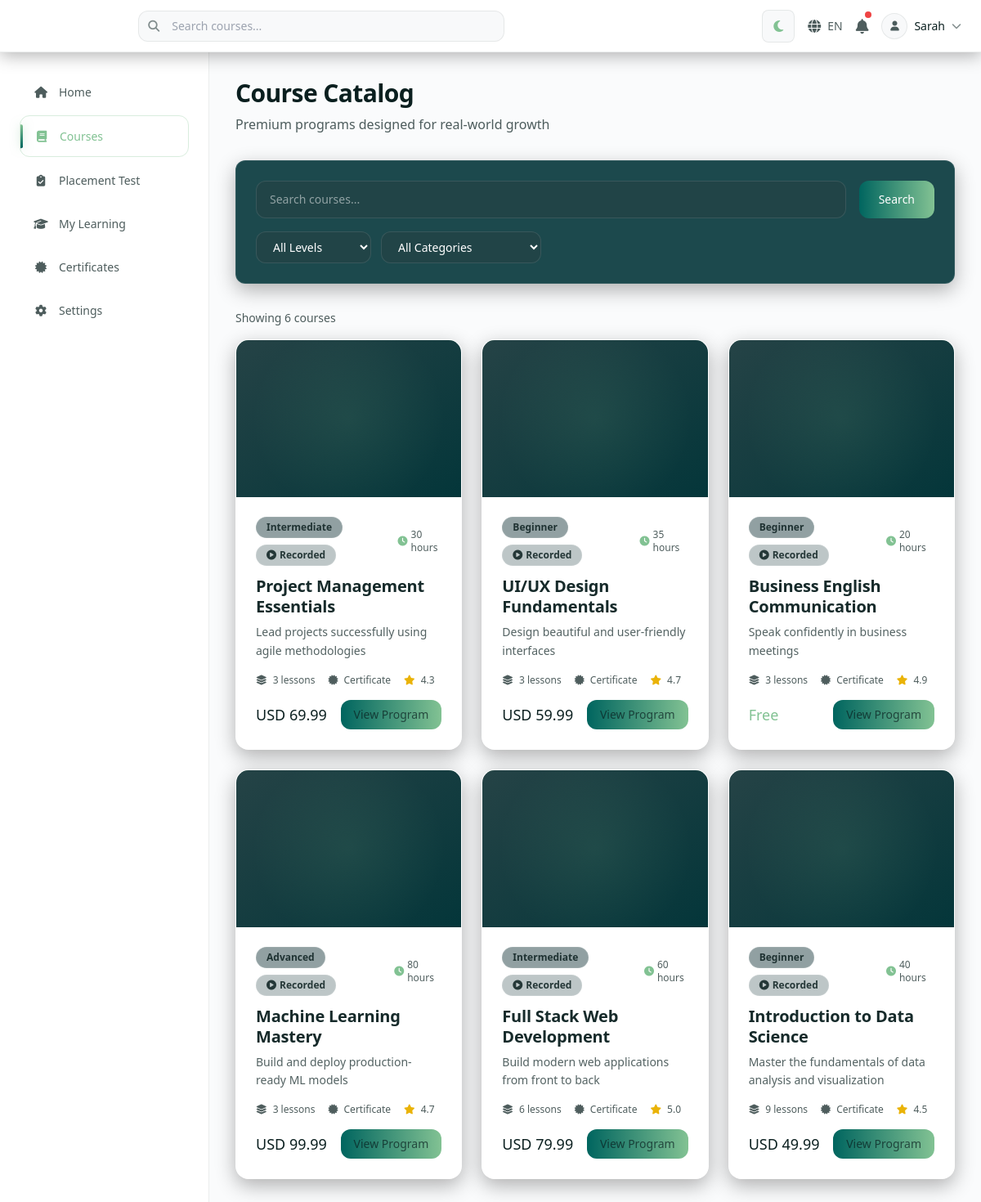
/student/courses/ (signed in), run on an earlier commit of the app's database.
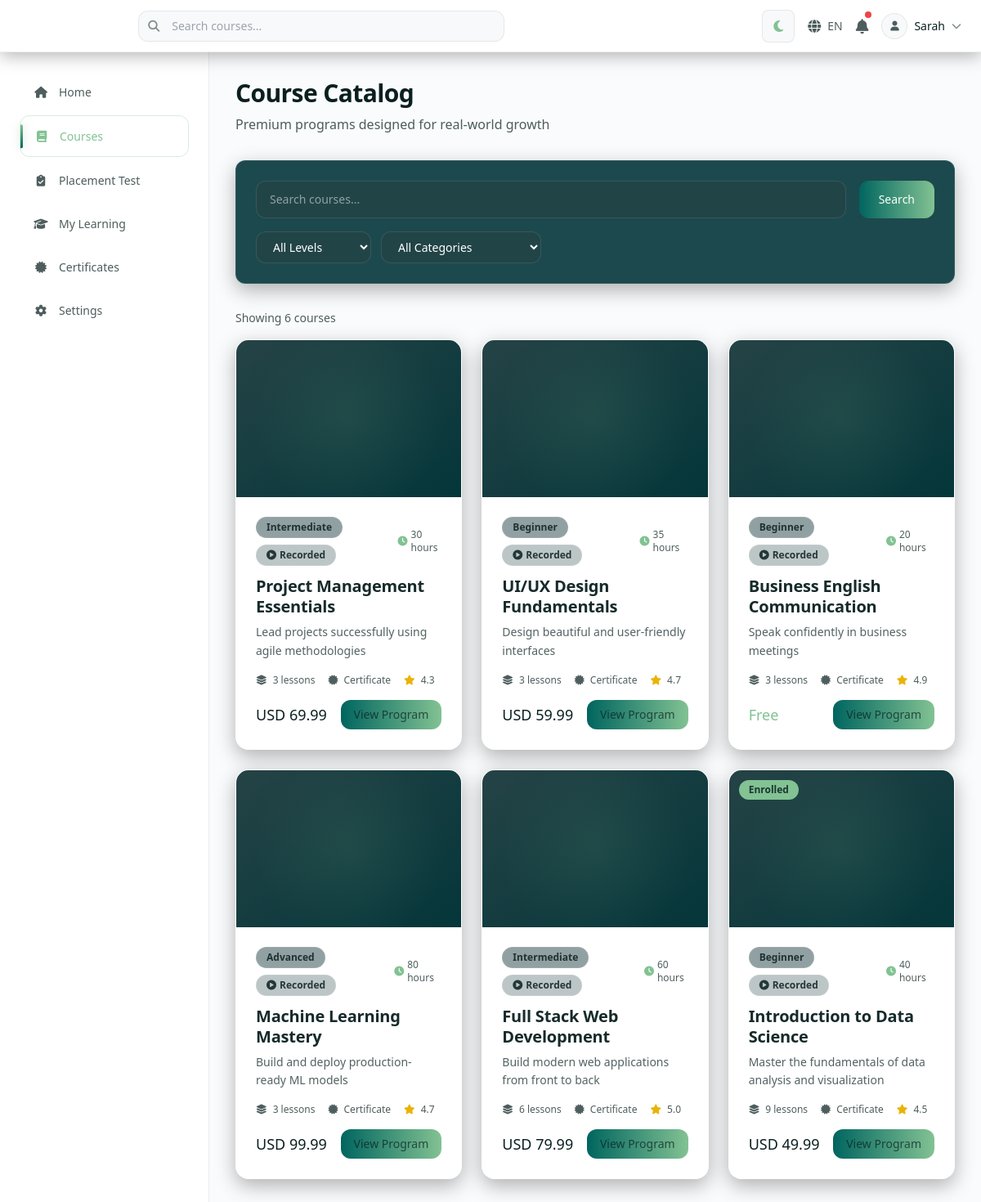
And on a later commit of the database.
### myApp/models.py (models this page shows, shortened)
class Course(models.Model):
    LEVEL_CHOICES = [
        ('beginner', 'Beginner'),
        ('intermediate', 'Intermediate'),
        ('advanced', 'Advanced'),
    ]
    STATUS_CHOICES = [
        ('draft', 'Draft'),
        ('published', 'Published'),
        ('archived', 'Archived'),
    ]
    COURSE_TYPE_CHOICES = [
        ('recorded', 'Recorded'),
        ('live', 'Live'),
        ('hybrid', 'Hybrid'),
    ]
    title = models.CharField(max_length=200)
    slug = models.SlugField(unique=True)
    description = models.TextField()
    short_description = models.CharField(max_length=300)  # For cards
    outcome = models.CharField(max_length=300)  # What students will achieve
    thumbnail = models.ImageField(upload_to='courses/thumbnails/', blank=True, null=True)
    preview_video = models.URLField(blank=True)  # 30-sec preview URL
    category = models.ForeignKey(Category, on_delete=models.SET_NULL, null=True, related_name='courses')
    level = models.CharField(max_length=20, choices=LEVEL_CHOICES, default='beginner')
    course_type = models.CharField(max_length=20, choices=COURSE_TYPE_CHOICES, default='recorded', help_text='Type of course: Recorded (self-paced), Live (scheduled sessions), or Hybrid (combination)')
    instructor = models.ForeignKey(User, on_delete=models.SET_NULL, null=True, related_name='courses_taught')
    price = models.DecimalField(max_digits=10, decimal_places=2, default=0)
    currency = models.CharField(max_length=3, default='USD')
    is_free = models.BooleanField(default=False)
    estimated_hours = models.PositiveIntegerField(default=10)
    lessons_count = models.PositiveIntegerField(default=0)  # Computed field
    language = models.CharField(max_length=10, default='en')
    available_languages = models.JSONField(default=list)  # ['en', 'es', 'fr']
    has_certificate = models.BooleanField(default=True)
    has_ai_tutor = models.BooleanField(default=True)
    has_quizzes = models.BooleanField(default=True)
    status = models.CharField(max_length=20, choices=STATUS_CHOICES, default='draft')
    meta_title = models.CharField(max_length=70, blank=True)
    meta_description = models.CharField(max_length=160, blank=True)
    enrolled_count = models.PositiveIntegerField(default=0)
    completion_rate = models.FloatField(default=0)  # Percentage
    average_rating = models.FloatField(default=0, validators=[MinValueValidator(0), MaxValueValidator(5)])
    created_at = models.DateTimeField(auto_now_add=True)
    updated_at = models.DateTimeField(auto_now=True)
    published_at = models.DateTimeField(null=True, blank=True)
    class Meta:
        ordering = ['-created_at']

### myApp/views.py (the view)
# urls.py: path('student/courses/', views.student_courses, name='student_courses'),
@login_required
def student_courses(request):
    user = request.user
    level = request.GET.get('level')
    category_slug = request.GET.get('category')
    search = request.GET.get('search')
    courses = Course.objects.filter(status='published').select_related('category', 'instructor')
    if level:
        courses = courses.filter(level=level)
    if category_slug:
        courses = courses.filter(category__slug=category_slug)
    if search:
        courses = courses.filter(
            Q(title__icontains=search) |
            Q(description__icontains=search) |
            Q(outcome__icontains=search)
        )
    categories = Category.objects.annotate(
        course_count=Count('courses', filter=Q(courses__status='published'))
    ).filter(course_count__gt=0)
    enrolled_course_ids = list(Enrollment.objects.filter(user=user).values_list('course_id', flat=True))
    paginator = Paginator(courses, 12)
    page = request.GET.get('page', 1)
    courses = paginator.get_page(page)
    selected_currency = request.session.get('selected_currency', 'USD')
    course_pricing_map = {}
    course_ids = [c.id for c in courses]
    pricing_objects = CoursePricing.objects.filter(course_id__in=course_ids, currency=selected_currency).select_related('course')
    for pricing in pricing_objects:
        course_pricing_map[pricing.course_id] = pricing.price
    for course in courses:
        if course.id in course_pricing_map:
            course.display_price = course_pricing_map[course.id]
            course.display_currency = selected_currency
        else:
            course.display_price = course.price
            course.display_currency = course.currency
    context = {
        'courses': courses,
        'categories': categories,
        'enrolled_course_ids': enrolled_course_ids,
        'selected_level': level,
        'selected_category': category_slug,
        'search_query': search,
        'selected_currency': selected_currency,
    }
    return render(request, 'student/courses.html', context)

### myApp/context_processors.py (called while the page is built)
def currency_context(request):
    selected_currency = request.session.get('selected_currency', 'USD')
    available_currencies = [choice[0] for choice in CoursePricing.CURRENCY_CHOICES]
    return {
        'selected_currency': selected_currency,
        'available_currencies': available_currencies,
        'currency_choices': CoursePricing.CURRENCY_CHOICES,
    }

### myApp/templates/student/courses.html (shortened to what the changed rows need)
{% extends 'student/base.html' %}
{% block content %}
<div class="p-4 sm:p-6 lg:p-8 xl:p-10 w-full">
    <div class="mb-6 sm:mb-8">
        <h1 class="text-2xl sm:text-3xl font-light text-white mb-2">Course Catalog</h1>
    </div>
    {% if courses %}
    <div class="grid grid-cols-1 sm:grid-cols-2 lg:grid-cols-3 gap-4 sm:gap-6">
        {% for course in courses %}
        <div class="bg-[#04363a]/90 backdrop-blur-xl rounded-2xl border border-white/10 shadow-[0_8px_24px_rgba(0,0,0,0.3)] overflow-hidden hover:shadow-[0_16px_40px_rgba(0,0,0,0.4)] hover:-translate-y-1 transition-all duration-300 group">
            <div class="h-48 bg-gradient-to-br from-[#254346] to-[#04363a] relative overflow-hidden">
                {% if course.thumbnail %}
                <img src="{{ course.thumbnail.url }}" alt="{{ course.title }}" class="w-full h-full object-cover">
                {% else %}
                <div class="absolute inset-0 bg-[radial-gradient(circle_at_50%_50%,rgba(130,194,147,0.1),transparent_70%)]"></div>
                {% endif %}
                {% if course.id in enrolled_course_ids %}
                <div class="absolute top-3 left-3 bg-[#82C293] text-white px-3 py-1 rounded-full text-xs font-medium">
                    Enrolled
                </div>
                {% endif %}
            </div>
            <div class="p-6">
                <div class="flex items-center justify-between mb-3">
                    <div class="flex items-center gap-2 flex-wrap">
                        <span class="text-xs px-3 py-1 rounded-full bg-[#254346]/50 text-white font-medium border border-white/10">{{ course.level|title }}</span>
                        <span class="text-xs px-3 py-1 rounded-full {% if course.course_type == 'live' %}bg-blue-500/20 text-blue-300 border-blue-400/30{% elif course.course_type == 'hybrid' %}bg-purple-500/20 text-purple-300 border-purple-400/30{% else %}bg-[#254346]/30 text-white/80 border-white/10{% endif %} font-medium border">
                            {% if course.course_type == 'live' %}
                                <i class="fas fa-video mr-1"></i>Live
                            {% elif course.course_type == 'hybrid' %}
                                <i class="fas fa-layer-group mr-1"></i>Hybrid
                            {% else %}
                                <i class="fas fa-play-circle mr-1"></i>Recorded
                            {% endif %}
                        </span>
                    </div>
                    <span class="text-xs text-white/60 flex items-center gap-1">
                        <i class="fas fa-clock text-[#82C293]"></i>
                        {{ course.estimated_hours }} hours
                    </span>
                </div>
                <h3 class="text-xl font-medium text-white mb-2 leading-tight">{{ course.title }}</h3>
                <p class="text-sm text-white/70 mb-4 leading-relaxed line-clamp-2">{{ course.outcome }}</p>
                <div class="flex items-center gap-4 text-xs text-white/60 mb-4">
                    <span><i class="fas fa-layer-group mr-1"></i> {{ course.lessons_count }} lessons</span>
                    {% if course.has_certificate %}
                    <span><i class="fas fa-certificate mr-1"></i> Certificate</span>
                    {% endif %}
                    {% if course.average_rating > 0 %}
                    <span><i class="fas fa-star text-yellow-500 mr-1"></i> {{ course.average_rating|floatformat:1 }}</span>
                    {% endif %}
                </div>
                <div class="flex items-center justify-between">
                    {% if course.is_free %}
                    <span class="text-lg font-medium text-[#82C293]">Free</span>
                    {% else %}
                    <span class="text-lg font-medium text-white course-price" data-course-id="{{ course.id }}">{{ course.display_currency|default:selected_currency|default:"USD" }} {{ course.display_price|default:course.price|floatformat:2 }}</span>
                    {% endif %}
                    <a href="{% url 'student_course_detail' course.slug %}" class="px-4 py-2 bg-gradient-to-r from-[#00655F] to-[#82C293] text-white rounded-xl text-sm font-medium hover:opacity-90 transition">
                        View Program
                    </a>
                </div>
            </div>
        </div>
        {% endfor %}
    </div>
    {% endif %}
</div>
{% endblock %}

What changed in the data, as far as the page shows it:
changed Course "Introduction to Data Science": now shows "Enrolled"
